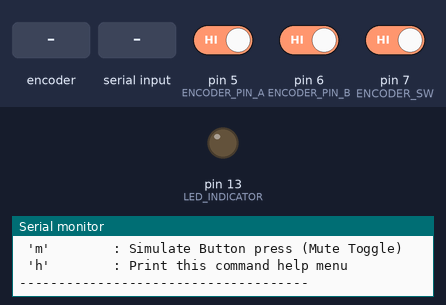
Recording of a sketch running on a simulated SparkFun Pro Micro, built with avr-gcc and run on an emulated ATmega32U4. Parts: output pins drawn as LEDs (lit = HIGH), the last lines printed to the serial monitor. Dashed ring = blinking. The test bench sets the inputs (shaded band); at power-on: pin 7 (ENCODER_SW) HIGH, pin 5 (ENCODER_PIN_A) HIGH, pin 6 (ENCODER_PIN_B) HIGH. USB keyboard and mouse output is not drawn.

Above: at 1.2 s.
1.3 s: rotary encoder on pin 5 (ENCODER_PIN_A) / pin 6 (ENCODER_PIN_B) turned 3 steps (first pin leading)
At 1.5 s:
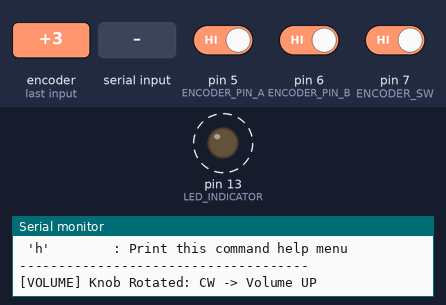
3.4 s: pin 7 (ENCODER_SW) driven LOW
At 3.52 s:
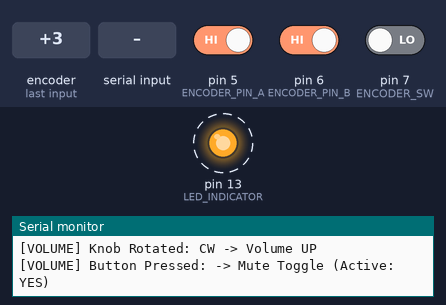
6.4 s: "-\n" received over Serial
9.4 s: pin 7 (ENCODER_SW) driven HIGH
At 10.0 s:
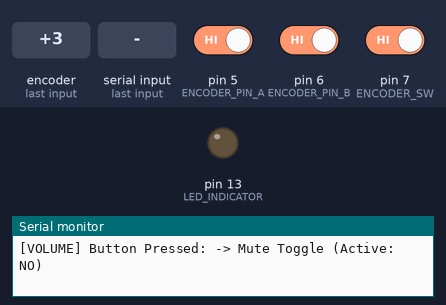
10.9 s: "m\n" received over Serial
At 12.2 s:
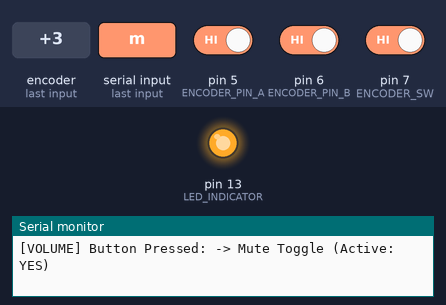
Timing chart, 0 to 13.4 s (numbered marks = the images above; inputs shaded):
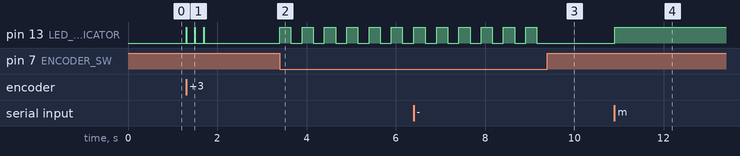

The sketch:

Day_91_HID_Volume_Knob.ino
```cpp
/*
 * 100 Projects with Arduino - Day 91
 * Project: Custom PC Volume Knob (Quadrature Rotary Encoder + USB HID Media Controller)
 *
 * DESCRIPTION:
 * This project implements a custom USB Media Volume Control Knob. It interfaces a mechanical
 * Quadrature Rotary Encoder (with push switch) to control a PC's volume (Volume Up, Volume Down,
 * Mute/Unmute) directly over USB.
 *
 * CORE ARCHITECTURES:
 * 1. Quadrature Decoder: State-machine-based decoder for the rotary encoder that filters out
 *    sub-detent bounces and accurately tracks clockwise (CW) and counter-clockwise (CCW) rotation.
 * 2. Native USB HID Consumer API: If compiled on ATmega32U4 (Leonardo/Micro), it uses native
 *    USB HID Consumer Page controls to adjust Windows/macOS system volume.
 * 3. Serial Simulation Mode: If compiled on ATmega328P (Uno), it outputs the volume adjustments
 *    and rotary steps to the Serial Monitor.
 *
 * THE PHYSICS OF QUADRATURE ENCODERS:
 * A rotary encoder contains two internal contact switches (Channel A and Channel B) that are
 * mechanically offset. As the shaft rotates, the switches produce square-wave signals that are 90
 * degrees out of phase.
 *
 * Clockwise (CW) Rotation:
 *   Channel A: ┌───┐   ┌───┐
 *              │   │   │   │
 *   Channel B:   ┌───┐   ┌───┐  (Channel A transitions BEFORE Channel B)
 *
 * Counter-Clockwise (CCW) Rotation:
 *   Channel A:   ┌───┐   ┌───┐
 *              │   │   │   │
 *   Channel B: ┌───┐   ┌───┐    (Channel B transitions BEFORE Channel A)
 *
 * By checking the state of Channel B when Channel A changes edge, we determine direction.
 *
 * WIRING:
 * - Encoder Pin CLK (A) -> Pin 5 (Internal Pullup)
 * - Encoder Pin DT (B)  -> Pin 6 (Internal Pullup)
 * - Encoder Pin SW (Button) -> Pin 7 (Internal Pullup)
 * - Encoder GND -> GND
 */

// --- NATIVE USB DETECTION ---
#if defined(USBCON) || defined(ARDUINO_AVR_LEONARDO) || defined(ARDUINO_AVR_MICRO) || \
    defined(ARDUINO_AVR_PROMICRO)
// For native media keys (Volume Up, Down, Mute) on ATmega32U4, we use the standard HID-Project
// library. If the user hasn't installed HID-Project, we fall back to standard Keyboard shortcuts.
#define NATIVE_USB_ACTIVE 1
#if __has_include(<HID-Project.h>)
#include <HID-Project.h>
#define USE_HID_PROJECT 1
#else
#include <Keyboard.h>
#define USE_HID_PROJECT 0
#endif
#else
#define NATIVE_USB_ACTIVE 0
#endif

// --- PIN DEFINITIONS ---
const int ENCODER_PIN_A = 5;   // CLK pin
const int ENCODER_PIN_B = 6;   // DT pin
const int ENCODER_SW = 7;      // Pushbutton pin
const int LED_INDICATOR = 13;  // Status indicator LED

// --- ENCODER STATE VARIABLES ---
int lastStateCLK;
bool muteState = false;

// --- DEBOUNCE VARIABLES ---
unsigned long lastButtonTime = 0;
const unsigned long BUTTON_DEBOUNCE_MS = 250;

void setup() {
  Serial.begin(9600);

  // Configure pins with pull-ups (mechanical switches ground the pin when closed)
  pinMode(ENCODER_PIN_A, INPUT_PULLUP);
  pinMode(ENCODER_PIN_B, INPUT_PULLUP);
  pinMode(ENCODER_SW, INPUT_PULLUP);
  pinMode(LED_INDICATOR, OUTPUT);
  digitalWrite(LED_INDICATOR, LOW);

  // Read initial state of CLK
  lastStateCLK = digitalRead(ENCODER_PIN_A);

// Initialize USB HID if hardware exists
#if NATIVE_USB_ACTIVE
#if USE_HID_PROJECT
  Consumer.begin();
#else
  Keyboard.begin();
#endif
#endif

  Serial.println(F("=================================================="));
  Serial.println(F("Day 91: USB HID PC Volume Knob (Rotary Encoder)"));
  Serial.print(F(" Hardware Mode: "));
#if NATIVE_USB_ACTIVE
#if USE_HID_PROJECT
  Serial.println(F("NATIVE USB (HID-Project Library Active)"));
#else
  Serial.println(F("NATIVE USB (Keyboard Fallback Mode)"));
#endif
#else
  Serial.println(F("SIMULATION (ATmega328P/Uno, Serial Outputs)"));
#endif
  Serial.println(F("=================================================="));

  printMenu();
}

void loop() {
  // 1. Read Quadrature Rotary Encoder (Non-blocking Polling)
  int currentStateCLK = digitalRead(ENCODER_PIN_A);

  // Detect transition on CLK pin
  if (currentStateCLK != lastStateCLK && currentStateCLK == LOW) {
    // If the DT state is different from the CLK state, the encoder is rotating Clockwise
    if (digitalRead(ENCODER_PIN_B) != currentStateCLK) {
      volumeUp();
    } else {
      // Otherwise, encoder is rotating Counter-Clockwise
      volumeDown();
    }
  }
  lastStateCLK = currentStateCLK;

  // 2. Read Pushbutton (Mute Command)
  if (digitalRead(ENCODER_SW) == LOW) {
    if (millis() - lastButtonTime >= BUTTON_DEBOUNCE_MS) {
      lastButtonTime = millis();
      volumeMute();
    }
  }

  // 3. Poll Serial CLI (Interactive Simulation)
  if (Serial.available() > 0) {
    char cmd = Serial.read();
    if (cmd == '\n' || cmd == '\r') return;

    switch (cmd) {
      case '+':
      case 'u':
      case 'U':
        volumeUp();
        break;
      case '-':
      case 'd':
      case 'D':
        volumeDown();
        break;
      case 'm':
      case 'M':
        volumeMute();
        break;
      case 'h':
      case 'H':
        printMenu();
        break;
      default:
        break;
    }
  }
}

// =============================================================
//  VOLUME CONTROL ACTIONS
// =============================================================

/**
 * Commands system to increase volume.
 */
void volumeUp() {
  Serial.println(F("[VOLUME] Knob Rotated: CW -> Volume UP"));
  digitalWrite(LED_INDICATOR, HIGH);
  delay(10);
  digitalWrite(LED_INDICATOR, LOW);

#if NATIVE_USB_ACTIVE
#if USE_HID_PROJECT
  Consumer.write(MEDIA_VOLUME_UP);
#else
  // Fallback: Send a media-player shortcut (e.g. VLC volume is Ctrl+Up Arrow)
  Keyboard.press(KEY_LEFT_CTRL);
  Keyboard.press(KEY_UP_ARROW);
  delay(20);
  Keyboard.releaseAll();
#endif
#else
#if USE_HID_PROJECT
  Serial.println(F("[SIMULATED USB HID] Sent: Consumer Key Media Volume Up"));
#else
  Serial.println(F("[SIMULATED USB HID] Sent shortcut: CTRL + UP_ARROW"));
#endif
#endif
}

/**
 * Commands system to decrease volume.
 */
void volumeDown() {
  Serial.println(F("[VOLUME] Knob Rotated: CCW -> Volume DOWN"));
  digitalWrite(LED_INDICATOR, HIGH);
  delay(10);
  digitalWrite(LED_INDICATOR, LOW);

#if NATIVE_USB_ACTIVE
#if USE_HID_PROJECT
  Consumer.write(MEDIA_VOLUME_DOWN);
#else
  // Fallback: Send VLC volume decrease shortcut (Ctrl+Down Arrow)
  Keyboard.press(KEY_LEFT_CTRL);
  Keyboard.press(KEY_DOWN_ARROW);
  delay(20);
  Keyboard.releaseAll();
#endif
#else
#if USE_HID_PROJECT
  Serial.println(F("[SIMULATED USB HID] Sent: Consumer Key Media Volume Down"));
#else
  Serial.println(F("[SIMULATED USB HID] Sent shortcut: CTRL + DOWN_ARROW"));
#endif
#endif
}

/**
 * Commands system to mute or unmute audio.
 */
void volumeMute() {
  muteState = !muteState;
  Serial.print(F("[VOLUME] Button Pressed: -> Mute Toggle (Active: "));
  Serial.print(muteState ? F("YES") : F("NO"));
  Serial.println(F(")"));

  // Solid LED when muted
  digitalWrite(LED_INDICATOR, muteState ? HIGH : LOW);

#if NATIVE_USB_ACTIVE
#if USE_HID_PROJECT
  Consumer.write(MEDIA_VOLUME_MUTE);
#else
  // Fallback: Send mute shortcut (M key in VLC, or custom shortcut)
  Keyboard.press('m');
  delay(20);
  Keyboard.releaseAll();
#endif
#else
#if USE_HID_PROJECT
  Serial.println(F("[SIMULATED USB HID] Sent: Consumer Key Media Volume Mute"));
#else
  Serial.println(F("[SIMULATED USB HID] Sent shortcut: Key 'm'"));
#endif
#endif
}

void printMenu() {
  Serial.println(F("\n--- VOLUME KNOB INTERACTIVE CLI ---"));
  Serial.println(F(" '+' or 'u' : Simulate Clockwise rotation (Volume Up)"));
  Serial.println(F(" '-' or 'd' : Simulate Counter-Clockwise rotation (Volume Down)"));
  Serial.println(F(" 'm'        : Simulate Button press (Mute Toggle)"));
  Serial.println(F(" 'h'        : Print this command help menu"));
  Serial.println(F("-------------------------------------\n"));
}
```

Measured:
- after the input at 1.3 s, pin 13 (LED_INDICATOR): alternates HIGH for 0.01 s and LOW for 0.19 s, 6 changes in all, then stays LOW, starting at once
- after the input at 3.4 s, pin 13 (LED_INDICATOR): alternates HIGH for 0.25 s and LOW for 0.25 s, starting at once
- after the input at 9.4 s, pin 13 (LED_INDICATOR): stops changing and stays LOW
- after the input at 10.9 s, pin 13 (LED_INDICATOR): LOW → HIGH at once
